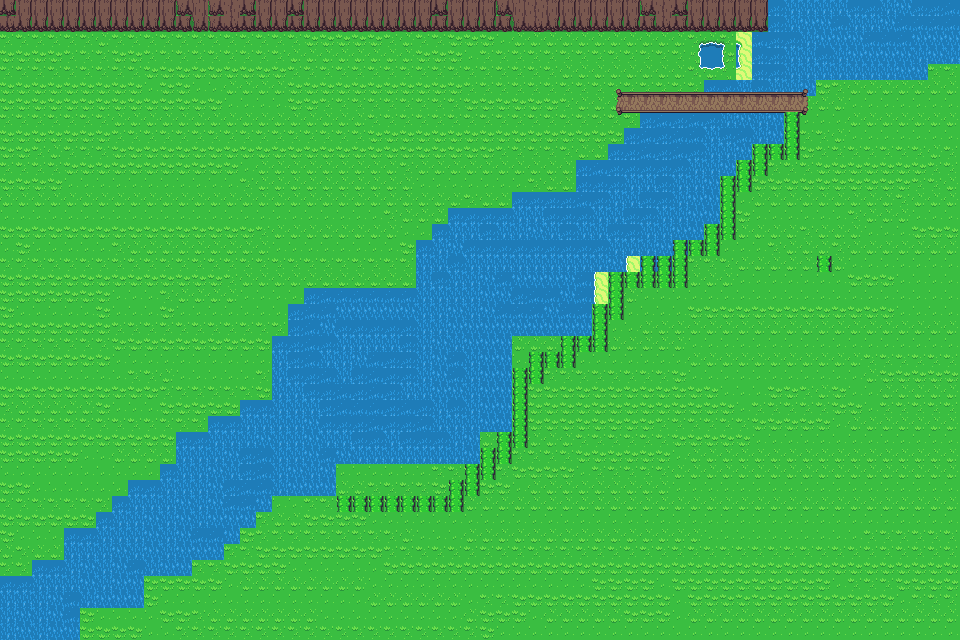

This is a level from a 2D game, rendered from its Tiled map with the project's own tilesets. A one-line summary and the map file follow, with tile-layer data summarised:
An orthogonal 60x40 tile map with 16x16 px tiles, 3 tile layers (ground, ground_details, walls).

<map version="1.10" tiledversion="1.11.2" orientation="orthogonal" renderorder="right-down" width="60" height="40" tilewidth="16" tileheight="16" infinite="0" nextlayerid="5" nextobjectid="1">
 <tileset firstgid="1" name="ZeldaOverworld" tilewidth="16" tileheight="16" tilecount="1440" columns="40">
  <image source="../gfx/Overworld.png" width="640" height="576" />
 </tileset>
 <layer id="2" name="ground" width="60" height="40">
  <data>[2400 cells, 2400 non-empty, 8 distinct tile ids]</data>
 </layer>
 <layer id="3" name="ground_details" width="60" height="40">
  <data>[2400 cells, 43 non-empty, 13 distinct tile ids]</data>
 </layer>
 <layer id="4" name="walls" width="60" height="40">
  <data>[2400 cells, 167 non-empty, 19 distinct tile ids]</data>
 </layer>
</map>
